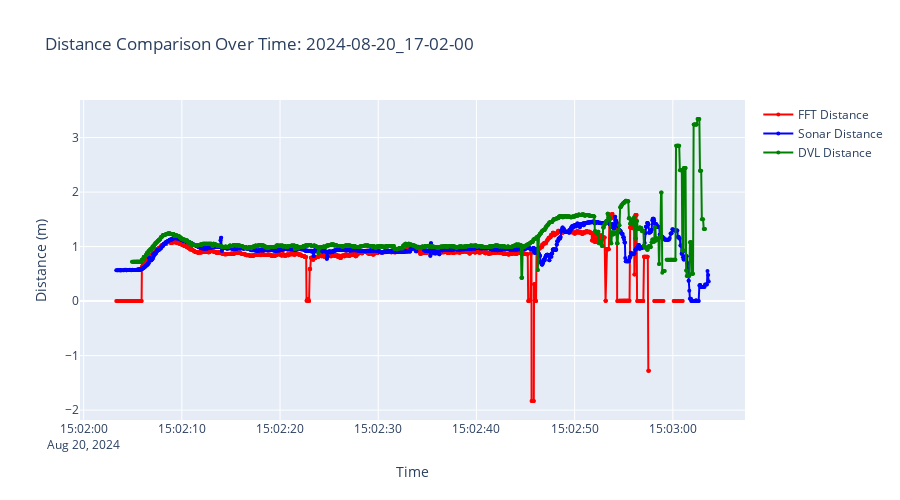
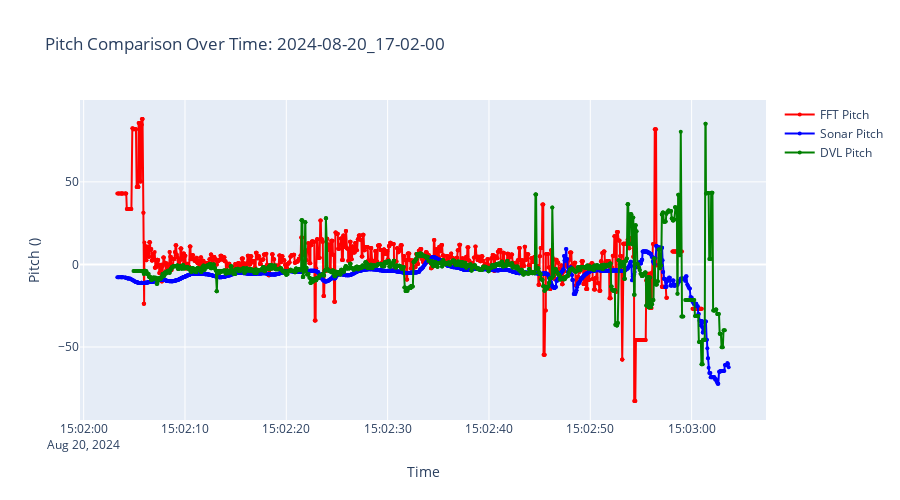

Notebook code cell kept with these figures, in order:
### Markdown cell above
## 6. Distance and Pitch Comparison Plots

### Code cell
# Display comparison plots
if three_sync_df is not None and not three_sync_df.empty and figs:
    print("=== DISPLAYING COMPARISON PLOTS ===\n")
    
    # Display all generated plots
    for name, fig in figs.items():
        if fig is not None:
            print(f"Displaying {name.replace('_', ' ').title()}...")
            try:
                fig.show()
                
                # Save plots
                save_path = PLOTS_DIR / f"{TARGET_BAG}_{name}.html"
                fig.write_html(str(save_path))
                print(f"  ✓ Saved: {save_path.name}\n")
            except Exception as e:
                print(f"  ✗ Warning: Could not display/save - {e}\n")
    
    print("✓ All plots displayed and saved")
else:
    print("✗ No synchronized data or plots available")
    print("  This usually means:")
    print("  - Timestamps don't overlap between systems")
    print("  - Data quality issues")
    print("  - Missing required columns in datasets")

### Figure 1 — Plotly figure (JSON) as saved in the notebook; plotly's stock layout.template omitted (floating-point values rounded to 4 significant figures; data arrays with more than 128 entries replaced by an {"elided": "..."} marker saying what was removed)
{"data": [{"line": {"color": "red", "width": 2}, "marker": {"size": 4}, "mode": "lines+markers", "name": "FFT Distance", "type": "scatter", "x": {"elided": "1851 str values"}, "y": {"elided": "1851 float values"}}, {"line": {"color": "blue", "width": 2}, "marker": {"size": 4}, "mode": "lines+markers", "name": "Sonar Distance", "type": "scatter", "x": {"elided": "1851 str values"}, "y": {"elided": "1851 float values"}}, {"line": {"color": "green", "width": 2}, "marker": {"size": 4}, "mode": "lines+markers", "name": "DVL Distance", "type": "scatter", "x": {"elided": "1851 str values"}, "y": {"elided": "1851 float values"}}], "layout": {"height": 500, "showlegend": true, "title": {"text": "Distance Comparison Over Time: 2024-08-20_17-02-00"}, "xaxis": {"title": {"text": "Time"}}, "yaxis": {"title": {"text": "Distance (m)"}}}}

### Figure 2 — Plotly figure (JSON) as saved in the notebook; plotly's stock layout.template omitted (floating-point values rounded to 4 significant figures; data arrays with more than 128 entries replaced by an {"elided": "..."} marker saying what was removed)
{"data": [{"line": {"color": "red", "width": 2}, "marker": {"size": 4}, "mode": "lines+markers", "name": "FFT Pitch", "type": "scatter", "x": {"elided": "1851 str values"}, "y": {"elided": "1851 float values"}}, {"line": {"color": "blue", "width": 2}, "marker": {"size": 4}, "mode": "lines+markers", "name": "Sonar Pitch", "type": "scatter", "x": {"elided": "1851 str values"}, "y": {"elided": "1851 float values"}}, {"line": {"color": "green", "width": 2}, "marker": {"size": 4}, "mode": "lines+markers", "name": "DVL Pitch", "type": "scatter", "x": {"elided": "1851 str values"}, "y": {"elided": "1851 float values"}}], "layout": {"height": 500, "showlegend": true, "title": {"text": "Pitch Comparison Over Time: 2024-08-20_17-02-00"}, "xaxis": {"title": {"text": "Time"}}, "yaxis": {"title": {"text": "Pitch ()"}}}}
